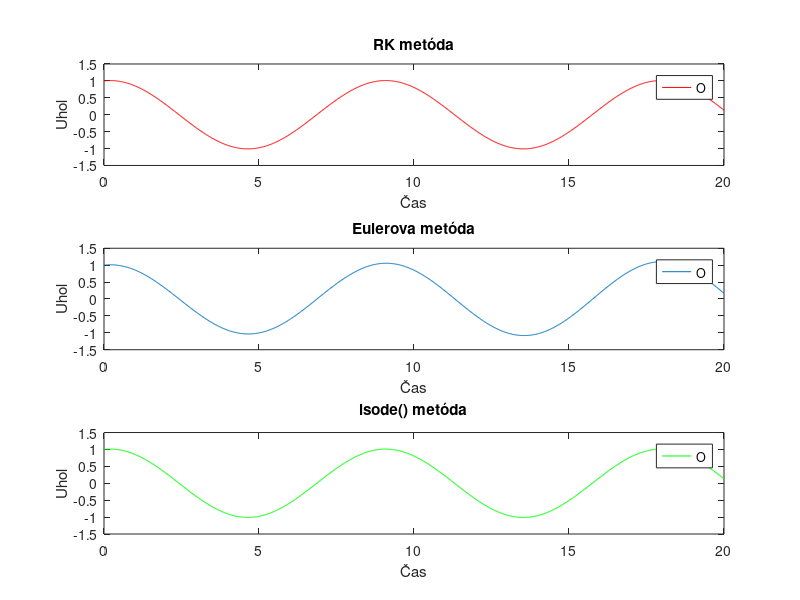

Source code (MATLAB):
% author: @miroslavkurka

dt = 0.02;
O_0=1;
w_0=0.1;

n=1000;
% initial vector of first values [0;01]
x = [O_0;w_0];




% matrix for storing solutions, it goes from 2 since solutions for 1 is provided 
X= zeros(2,n);
X(:, 1) = x; % save the initial vector to the first column
V=  [0, 1; -0.5, 0]; % this is due to 2.23 in Zukovic POF textbook

for i = 2:n
  x = x + dt * V * x;
  X(:, i) = x;
  
end;


t_final = 20;
N = round(t_final/dt);
X_k = zeros(2, N+1);
x_k = [O_0;w_0];
X_k(:, 1) = x_k;


for i = 1:N
    k1 = V*X_k(:, i);
    k2 = V*(X_k(:, i) + (dt/2)*k1);
    k3 = V*(X_k(:, i) + (dt/2)*k2);
    k4 = V*(X_k(:, i) + dt*k3);
    X_k(:, i+1) = X_k(:, i) + (dt/6)*(k1 + 2*k2 + 2*k3 + k4);
end

% I had problem with trying to use lsode so then i had to "borrow code" from matlab stackexchange
% below code is not original from me
function dx = myode(x_ls, t)
    dx = [x_ls(2); -0.5*x_ls(1)];
end
%x_ls
t_lsode = linspace(0, t_final, N+1);
y_lsode = lsode(@myode, [O_0 w_0], t_lsode);


t = 0:dt:t_final;


subplot(3, 1, 1);
plot(t, X_k(1,:), 'r')
title('RK metóda')
xlabel('Čas');
ylabel('Uhol');
legend('O');

t = linspace(0, n*dt, n);
subplot(3, 1, 2);
plot(t, X(1,:))
title('Eulerova metóda')
xlabel('Čas');
ylabel('Uhol');
legend('O');


subplot(3, 1, 3);
plot(t_lsode, y_lsode(:,1), 'g');
title('lsode() metóda')
xlabel('Čas');
ylabel('Uhol');
legend('O');
